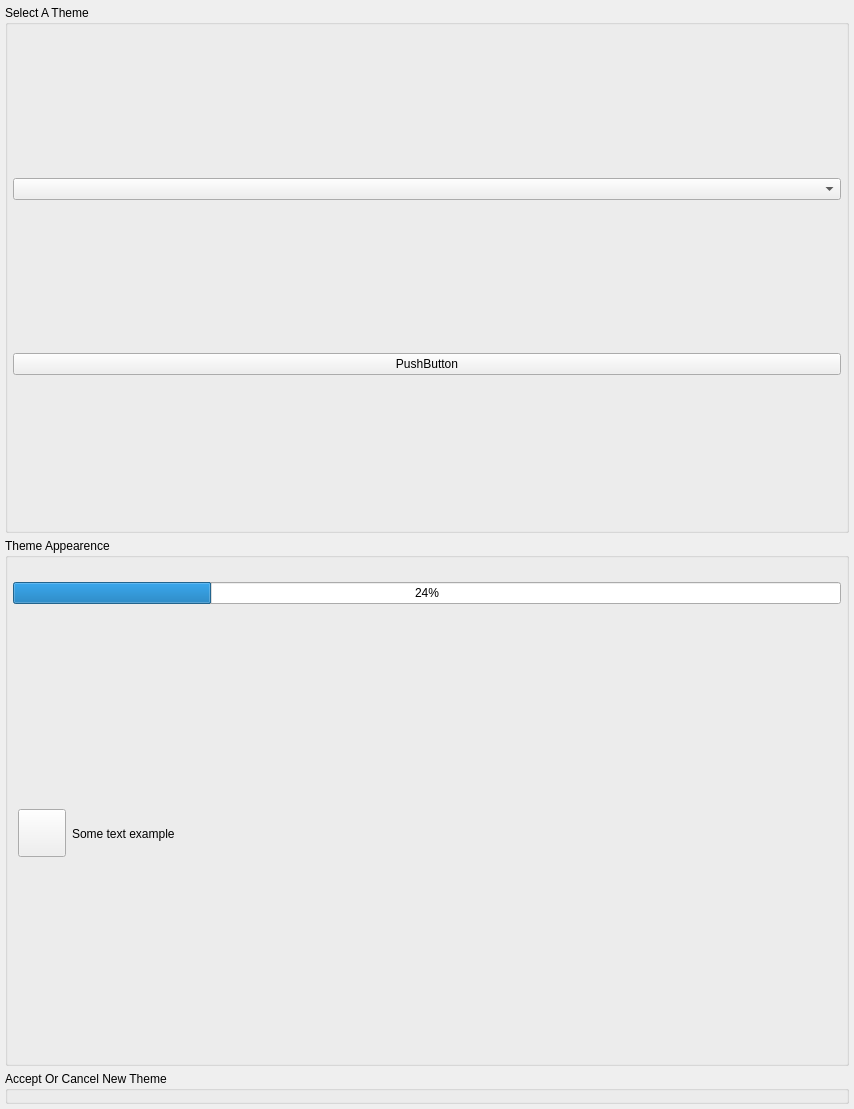
<?xml version="1.0" encoding="UTF-8"?>
<ui version="4.0">
 <class>ThemeWidgetClass</class>
 <widget class="QWidget" name="ThemeWidgetClass">
  <property name="geometry">
   <rect>
    <x>0</x>
    <y>0</y>
    <width>854</width>
    <height>1109</height>
   </rect>
  </property>
  <property name="sizePolicy">
   <sizepolicy hsizetype="Expanding" vsizetype="Expanding">
    <horstretch>0</horstretch>
    <verstretch>0</verstretch>
   </sizepolicy>
  </property>
  <property name="windowTitle">
   <string>Form</string>
  </property>
  <layout class="QVBoxLayout" name="verticalLayout">
   <property name="spacing">
    <number>5</number>
   </property>
   <property name="leftMargin">
    <number>5</number>
   </property>
   <property name="topMargin">
    <number>5</number>
   </property>
   <property name="rightMargin">
    <number>5</number>
   </property>
   <property name="bottomMargin">
    <number>5</number>
   </property>
   <item>
    <widget class="QGroupBox" name="m_SelectThemeGroupBox">
     <property name="sizePolicy">
      <sizepolicy hsizetype="Expanding" vsizetype="Expanding">
       <horstretch>0</horstretch>
       <verstretch>0</verstretch>
      </sizepolicy>
     </property>
     <property name="title">
      <string>Select A Theme</string>
     </property>
     <property name="flat">
      <bool>true</bool>
     </property>
     <layout class="QVBoxLayout" name="verticalLayout_4">
      <property name="spacing">
       <number>5</number>
      </property>
      <property name="leftMargin">
       <number>5</number>
      </property>
      <property name="topMargin">
       <number>5</number>
      </property>
      <property name="rightMargin">
       <number>5</number>
      </property>
      <property name="bottomMargin">
       <number>5</number>
      </property>
      <item>
       <widget class="VxComboBox" name="m_ThemeComboBox">
        <property name="sizePolicy">
         <sizepolicy hsizetype="Preferred" vsizetype="Fixed">
          <horstretch>0</horstretch>
          <verstretch>0</verstretch>
         </sizepolicy>
        </property>
        <property name="autoFillBackground">
         <bool>true</bool>
        </property>
        <property name="frame">
         <bool>true</bool>
        </property>
       </widget>
      </item>
      <item>
       <widget class="QPushButton" name="pushButton">
        <property name="text">
         <string>PushButton</string>
        </property>
       </widget>
      </item>
     </layout>
    </widget>
   </item>
   <item>
    <widget class="QGroupBox" name="m_ThemeGroupBox">
     <property name="sizePolicy">
      <sizepolicy hsizetype="Expanding" vsizetype="Expanding">
       <horstretch>0</horstretch>
       <verstretch>0</verstretch>
      </sizepolicy>
     </property>
     <property name="minimumSize">
      <size>
       <width>0</width>
       <height>0</height>
      </size>
     </property>
     <property name="title">
      <string>Theme Appearence</string>
     </property>
     <layout class="QVBoxLayout" name="verticalLayout_3">
      <property name="spacing">
       <number>5</number>
      </property>
      <property name="leftMargin">
       <number>5</number>
      </property>
      <property name="topMargin">
       <number>5</number>
      </property>
      <property name="rightMargin">
       <number>5</number>
      </property>
      <property name="bottomMargin">
       <number>5</number>
      </property>
      <item>
       <widget class="QLabel" name="m_StatusLabel">
        <property name="text">
         <string notr="true"/>
        </property>
       </widget>
      </item>
      <item>
       <widget class="QProgressBar" name="progressBar">
        <property name="value">
         <number>24</number>
        </property>
       </widget>
      </item>
      <item>
       <widget class="QWidget" name="m_UpDirWidget" native="true">
        <property name="sizePolicy">
         <sizepolicy hsizetype="Expanding" vsizetype="Expanding">
          <horstretch>0</horstretch>
          <verstretch>0</verstretch>
         </sizepolicy>
        </property>
        <layout class="QHBoxLayout" name="horizontalLayout_2">
         <property name="leftMargin">
          <number>5</number>
         </property>
         <property name="topMargin">
          <number>5</number>
         </property>
         <property name="rightMargin">
          <number>5</number>
         </property>
         <property name="bottomMargin">
          <number>5</number>
         </property>
         <item>
          <widget class="VxPushButton" name="m_ThemeExampleButton">
           <property name="minimumSize">
            <size>
             <width>48</width>
             <height>48</height>
            </size>
           </property>
           <property name="maximumSize">
            <size>
             <width>48</width>
             <height>48</height>
            </size>
           </property>
           <property name="text">
            <string/>
           </property>
           <property name="iconSize">
            <size>
             <width>48</width>
             <height>48</height>
            </size>
           </property>
          </widget>
         </item>
         <item>
          <widget class="VxLabel" name="m_ExampleTextLabel">
           <property name="styleSheet">
            <string notr="true"/>
           </property>
           <property name="text">
            <string>Some text example</string>
           </property>
          </widget>
         </item>
        </layout>
       </widget>
      </item>
     </layout>
    </widget>
   </item>
   <item>
    <widget class="QGroupBox" name="m_AcceptGroupBox">
     <property name="sizePolicy">
      <sizepolicy hsizetype="Expanding" vsizetype="Minimum">
       <horstretch>0</horstretch>
       <verstretch>0</verstretch>
      </sizepolicy>
     </property>
     <property name="title">
      <string>Accept Or Cancel New Theme</string>
     </property>
     <layout class="QVBoxLayout" name="verticalLayout_2">
      <property name="spacing">
       <number>5</number>
      </property>
      <property name="leftMargin">
       <number>5</number>
      </property>
      <property name="topMargin">
       <number>5</number>
      </property>
      <property name="rightMargin">
       <number>5</number>
      </property>
      <property name="bottomMargin">
       <number>5</number>
      </property>
      <item>
       <widget class="AcceptCancelWidget" name="m_AcceptCancelFrame">
        <property name="frameShape">
         <enum>QFrame::NoFrame</enum>
        </property>
        <property name="frameShadow">
         <enum>QFrame::Plain</enum>
        </property>
       </widget>
      </item>
     </layout>
    </widget>
   </item>
  </layout>
 </widget>
 <customwidgets>
  <customwidget>
   <class>VxPushButton</class>
   <extends>QPushButton</extends>
   <header>VxPushButton.h</header>
  </customwidget>
  <customwidget>
   <class>VxLabel</class>
   <extends>QLabel</extends>
   <header>VxLabel.h</header>
  </customwidget>
  <customwidget>
   <class>AcceptCancelWidget</class>
   <extends>QFrame</extends>
   <header>AcceptCancelWidget.h</header>
   <container>1</container>
  </customwidget>
  <customwidget>
   <class>VxComboBox</class>
   <extends>QComboBox</extends>
   <header>VxComboBox.h</header>
  </customwidget>
 </customwidgets>
 <resources/>
 <connections/>
</ui>
